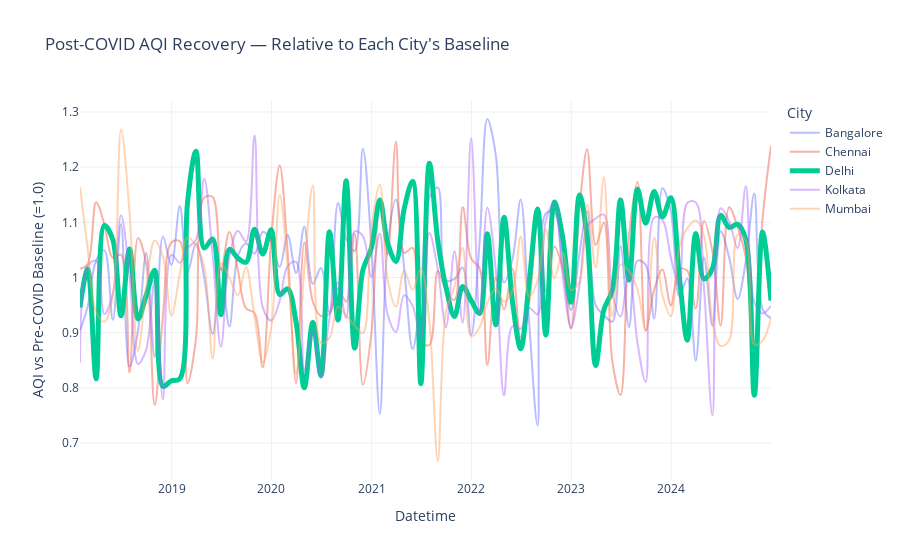

Notebook code cell kept with this figure:
### Code cell
import plotly.express as px

fig = px.line(
    indexed_monthly,
    x="Datetime",
    y="AQI_indexed",
    color="City",
    line_shape="spline",
    title="Post-COVID AQI Recovery — Relative to Each City's Baseline"
)

# styling — highlight Delhi
for trace in fig.data:
    if trace.name == "Delhi":
        trace.line.width = 5
    else:
        trace.line.width = 2
        trace.opacity = 0.45

fig.update_layout(
    template="plotly_white",
    hovermode="x unified",
    yaxis_title="AQI vs Pre-COVID Baseline (=1.0)",
    height=560
)

fig.show()
